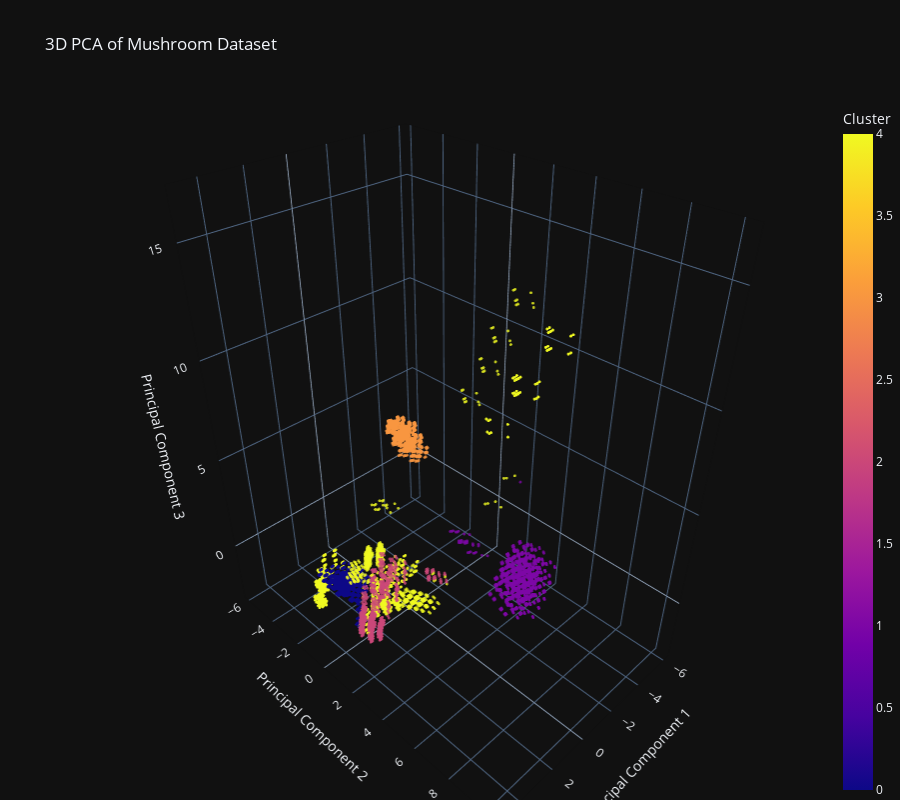

The notebook cell this image was saved under:
### Code cell
from sklearn.decomposition import PCA
from sklearn.preprocessing import StandardScaler
from sklearn.pipeline import Pipeline

#Siden vi har mer enn 5 dimensjoner bruker jeg pca for å visualisere det?

pipeline = Pipeline(steps=[
    ('scaler', StandardScaler(with_mean=False)),  
    ('pca', PCA(n_components=3))
])

pca_values = pipeline.fit_transform(dummy)
pca_df = pd.DataFrame(pca_values, columns=['PC1', 'PC2', 'PC3'])



n_clusters = 5
kmeans = KMeans(n_clusters=5, random_state=42)
cluster_labels = kmeans.fit_predict(dummy)


pca_df['Cluster'] = cluster_labels



fig = px.scatter_3d(
    pca_df,
    x='PC1',
    y='PC2',
    z='PC3',
    title='3D PCA of Mushroom Dataset',
    labels={'PC1': 'Principal Component 1', 'PC2': 'Principal Component 2',
            'PC3': 'Principal Component 3'},
    color='Cluster',  
    opacity=0.8
)

fig.update_layout(
    height=800,
    margin=dict(b=0)
)

fig.update_traces(marker=dict(size=1))

fig.show()

### Figure 1 — Plotly figure (JSON) as saved in the notebook; plotly's stock layout.template omitted (floating-point values rounded to 4 significant figures; data arrays with more than 128 entries replaced by an {"elided": "..."} marker saying what was removed)
{"data": [{"hovertemplate": "Principal Component 1=%{x}<br>Principal Component 2=%{y}<br>Principal Component 3=%{z}<br>Cluster=%{marker.color}<extra></extra>", "legendgroup": "", "marker": {"color": {"elided": "8124 int values"}, "coloraxis": "coloraxis", "opacity": 0.8, "symbol": "circle", "size": 1}, "mode": "markers", "name": "", "scene": "scene", "showlegend": false, "x": {"elided": "8124 float values"}, "y": {"elided": "8124 float values"}, "z": {"elided": "8124 float values"}, "type": "scatter3d"}], "layout": {"scene": {"domain": {"x": [0.0, 1.0], "y": [0.0, 1.0]}, "xaxis": {"title": {"text": "Principal Component 1"}}, "yaxis": {"title": {"text": "Principal Component 2"}}, "zaxis": {"title": {"text": "Principal Component 3"}}}, "coloraxis": {"colorbar": {"title": {"text": "Cluster"}}, "colorscale": [[0.0, "#0d0887"], [0.1111, "#46039f"], [0.2222, "#7201a8"], [0.3333, "#9c179e"], [0.4444, "#bd3786"], [0.5556, "#d8576b"], [0.6667, "#ed7953"], [0.7778, "#fb9f3a"], [0.8889, "#fdca26"], [1.0, "#f0f921"]]}, "legend": {"tracegroupgap": 0}, "title": {"text": "3D PCA of Mushroom Dataset"}, "margin": {"b": 0}, "height": 800}}
